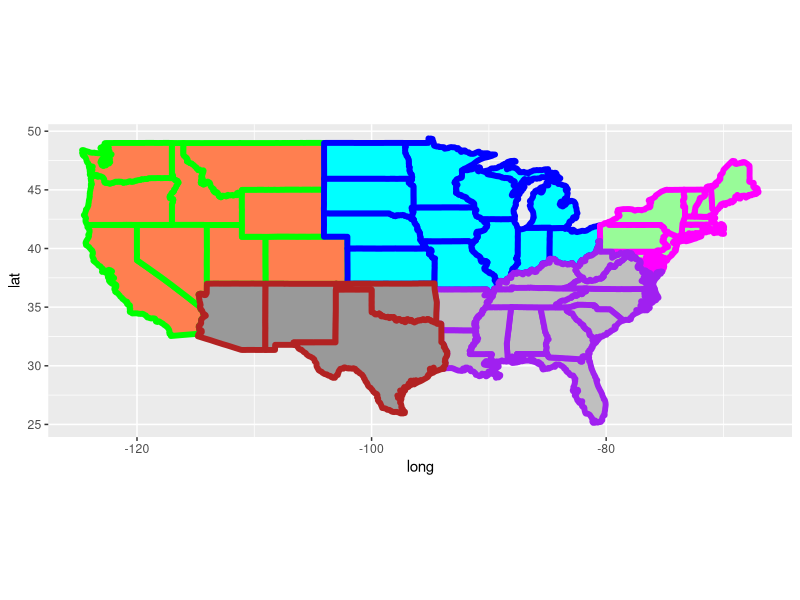

The R script that drew this image:
library(ggplot2)
library(maps)
library(gridExtra)


all_states <- map_data("state")
mw <- subset(all_states, region %in% 
             c("ohio", "michigan", "wisconsin", "iowa", "south dakota",
               "north dakota", "nebraska", "minnesota","indiana", "illinois",
               "kansas", "missouri"))
ne <- subset(all_states, region %in% 
             c("pennsylvania", "new york", "vermont", "new hampshire", 
               "maine", "massachusetts","rhode island", "connecticut",
               "new jersey", "delaware", "maryland"))
w <- subset(all_states, region %in% 
            c("washington", "oregon", "utah", "alaska", "california",
              "idaho", "colorado", "hawaii", "nevada", "montana", "wyoming"))
sw <- subset(all_states, region %in% 
             c("arizona", "texas", "new mexico", "oklahoma"))
se <- subset(all_states, region %in% 
             c("florida", "georgia", "louisiana", "kentucky",
               "virginia", "west verginia", "north carolina",
               "south carolina", "arkansas", "alabama", "mississippi",
               "west virginia", "tennessee"))

pw <- geom_polygon(data=w, 
              aes(x=long, y=lat, group=group), 
              colour = "green", fill = "coral", size=2)
pmw <- geom_polygon(data=mw, 
               aes(x=long, y=lat, group=group), 
               colour = "blue", fill = "cyan", size=2)
pne <- geom_polygon(data=ne, 
               aes(x=long, y=lat, group=group), 
               colour = "magenta", fill = "palegreen", size=2)
psw <- geom_polygon(data=sw, 
               aes(x=long, y=lat, group=group), 
               colour = "firebrick", fill = "grey60", size=2)
pse <- geom_polygon(data=se, 
               aes(x=long, y=lat, group=group), 
               colour = "purple", fill = "grey75", size=2)

png("fourtyeightstates.png", width = 480, height= 480, units = "px")

p <- ggplot() + pw + pmw + pne + pse + psw + coord_equal()
print(p)        
       
dev.off() 
